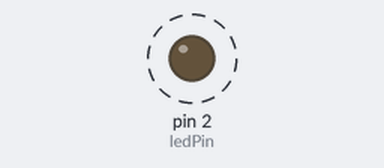
A sketch run on a simulated Arduino Uno, built with avr-gcc and run on an emulated ATmega328P. Shown: output pins drawn as LEDs (lit = HIGH). Dashed ring = blinking.

Above: at 0.5 s.
Timing chart, 0 to 4.6 s (numbered marks = the images above):
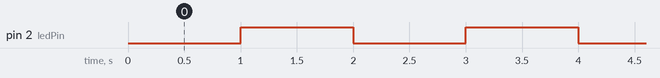

The sketch:

project6.ino
```cpp
const int ledPin =  2;      // the number of the LED pin

// Variables will change :
int ledState = LOW;             // ledState used to set the LED

// Generally, you should use "unsigned long" for variables that hold time
// The value will quickly become too large for an int to store
unsigned long previousMillis = 0;        // will store last time LED was updated

// constants won't change :
const long interval = 1000;           // interval at which to blink (milliseconds)

void setup() {
  // set the digital pin as output:
  pinMode(ledPin, OUTPUT);
}

void loop() {
  // here is where you'd put code that needs to be running all the time.

  // check to see if it's time to blink the LED; that is, if the
  // difference between the current time and last time you blinked
  // the LED is bigger than the interval at which you want to
  // blink the LED.
  unsigned long currentMillis = millis();

  if (currentMillis - previousMillis >= interval) {
    // save the last time you blinked the LED
    previousMillis = currentMillis;

    // if the LED is off turn it on and vice-versa:
    if (ledState == LOW) {
      ledState = HIGH;
    } else {
      ledState = LOW;
    }

    // set the LED with the ledState of the variable:
    digitalWrite(ledPin, ledState);
  }
}
```

Measured:
- by itself, pin 2 (ledPin): alternates HIGH for 1.0 s and LOW for 1.0 s
